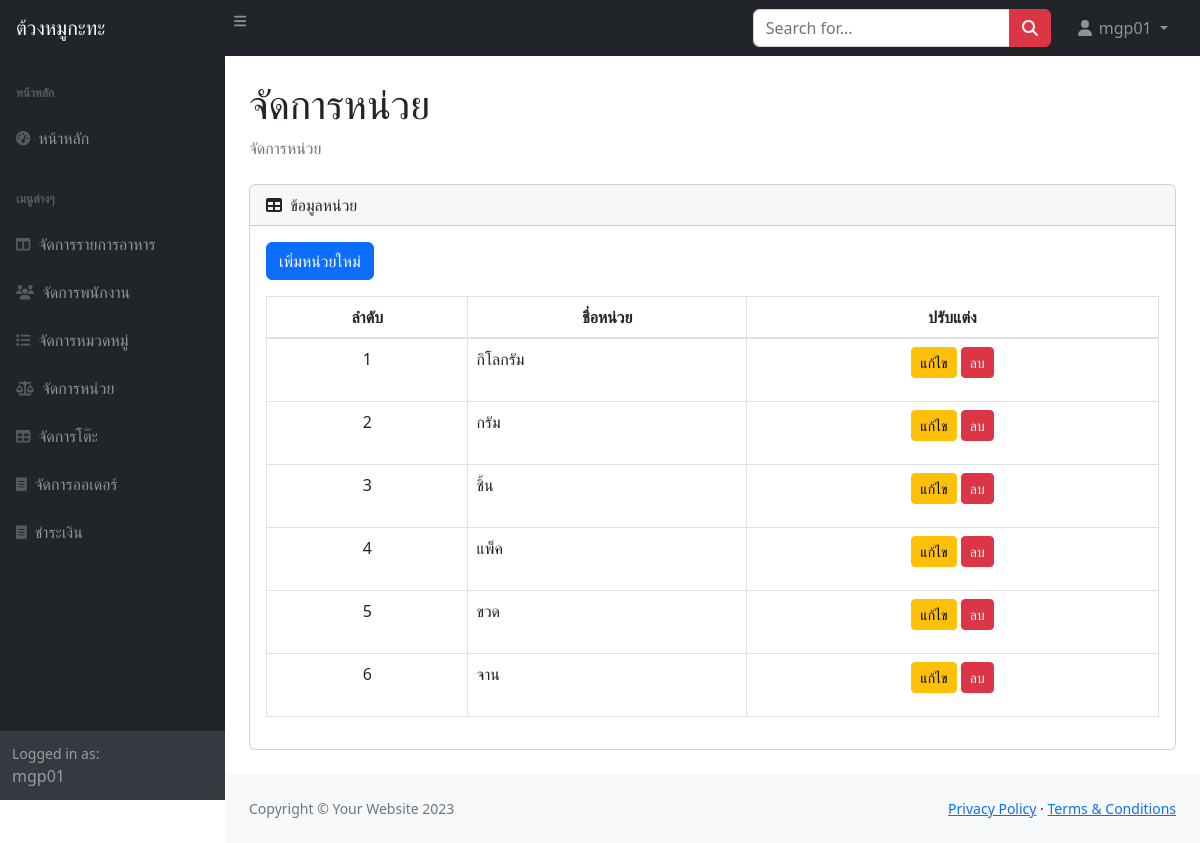
Page /unit.php (signed in) on the earlier database version.
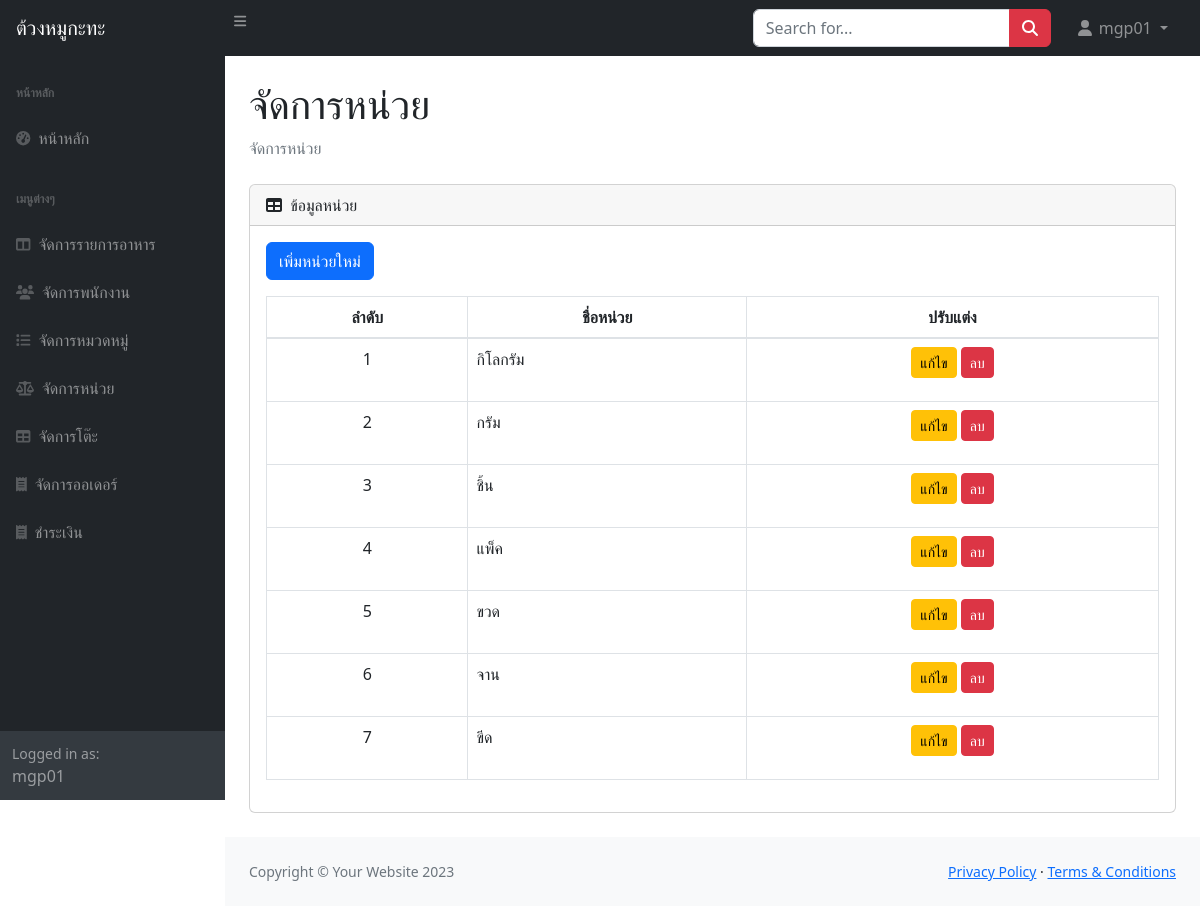
Same page on the later database version.
### tables this page shows
CREATE TABLE `unit` (
  `unit_id` int(11) NOT NULL,
  `name` varchar(100) NOT NULL
);

### unit.php (the view, shortened to what the changed rows need)
<?php
include 'includes/db_connect.php';
$sql = "SELECT unit_id, name FROM unit";
$result = $conn->query($sql);
?>
<!DOCTYPE html>
<html lang="en">
<head>
    <link rel="stylesheet" href="https://cdn.jsdelivr.net/npm/bootstrap@5.2.3/dist/css/bootstrap.min.css">
    <link rel="stylesheet" href="https://maxcdn.bootstrapcdn.com/bootstrap/4.5.2/css/bootstrap.min.css">
    <link rel="stylesheet" href="css/styles.css">
</head>
<body class="sb-nav-fixed">
    <div id="layoutSidenav">
        <div id="layoutSidenav_content">
            <main>
                <div class="container-fluid px-4">
                    <h1 class="mt-4">จัดการหน่วย</h1>
                    <div class="card mb-4">
                        <div class="card-body">
                            <table id="datatablesSimple" class="table table-bordered">
                                <thead>
                                    <tr>
                                        <th style="text-align: center;">ลำดับ</th>
                                        <th style="text-align: center;">ชื่อหน่วย</th>
                                        <th style="text-align: center;">ปรับแต่ง</th>
                                    </tr>
                                </thead>
                                <tbody>
                                    <?php while ($row = $result->fetch_assoc()) { ?>
                                    <tr>
                                        <td style="text-align: center;"><?php echo $row['unit_id']; ?></td>
                                        <td style="text-align: left;"><?php echo $row['name']; ?></td>
                                        <td style="text-align: center;">
                                            <a href="edit_unit.php?id=<?php echo $row['unit_id']; ?>" class="btn btn-warning btn-sm">แก้ไข</a>
                                            <button class="btn btn-danger btn-sm delete-btn" data-id="<?php echo $row['unit_id']; ?>">ลบ</button>
                                        </td>
                                    </tr>
                                    <?php } ?>
                                </tbody>
                            </table>
                        </div>
                    </div>
                </div>
            </main>
        </div>
    </div>
</body>
</html>

Differences in the rows shown:
added unit: unit_id "7", name "ขีด"
